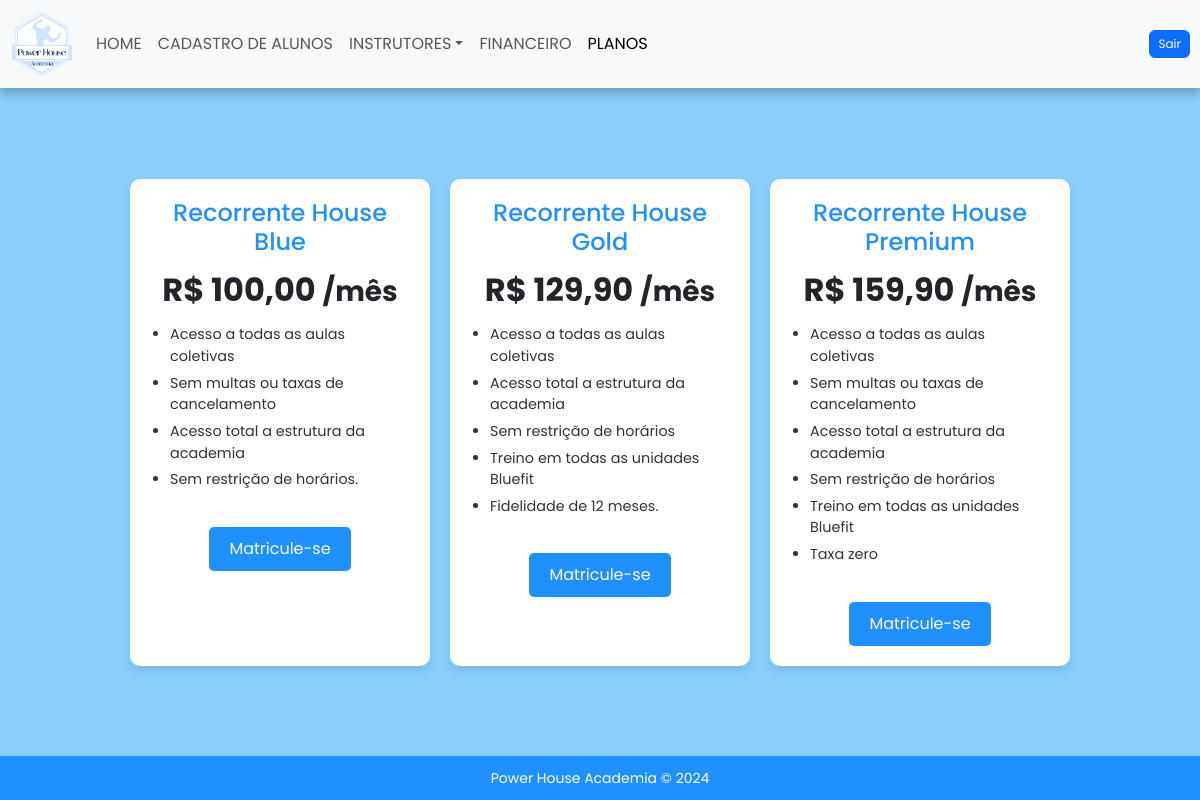
/planos.php, run on the app's committed database.
### tables this page shows
CREATE TABLE Planos (
    id INT AUTO_INCREMENT PRIMARY KEY,
    nome_plano VARCHAR(255) NOT NULL,
    valor_mensal DECIMAL(10,2) NOT NULL,
    duracao VARCHAR(100),
    beneficios TEXT,
    criado_em TIMESTAMP DEFAULT CURRENT_TIMESTAMP
);

### planos.php (the view, shortened to what this page needs)
<?php
require 'conexao.php';
try {
  $sql = $pdo->query("SELECT * FROM planos");
  $planos = $sql->fetchAll(PDO::FETCH_ASSOC);
} catch (PDOException $e) {
  die("Erro ao buscar dados: " . $e->getMessage());
}
?>
<!DOCTYPE html>
<html lang="pt-br">
<head>
  <link href="https://cdn.jsdelivr.net/npm/bootstrap@5.3.3/dist/css/bootstrap.min.css" rel="stylesheet">
</head>
<body>
  <header>
    <nav class="navbar navbar-expand-lg bg-body-tertiary" style="box-shadow: 0px 5px 10px rgba(0, 0, 0, 0.25)">
      <div class="container-fluid">
        <a class="navbar-brand" href="home_admin.php"><img id="imagens" src="imagens/logo.png" width="60"></a>
        <div class="collapse navbar-collapse" id="navbarNav">
          <ul class="navbar-nav">
            <li class="nav-item"><a class="nav-link" href="home_admin.php">HOME</a></li>
            <li class="nav-item"><a class="nav-link" href="cad_aluno.php">CADASTRO DE ALUNOS</a></li>
            <li class="nav-item dropdown">
              <a class="nav-link dropdown-toggle" role="button" data-bs-toggle="dropdown">INSTRUTORES</a>
            </li>
            <li class="nav-item"><a class="nav-link" href="financeiro.php">FINANCEIRO</a></li>
            <li class="nav-item"><a class="nav-link active" href="planos.php">PLANOS</a></li>
          </ul>
        </div>
      </div>
      <div class="sair">
        <button type="button" class="btn btn-primary"
          style="--bs-btn-padding-y: .25rem; --bs-btn-padding-x: .5rem; --bs-btn-font-size: .75rem;"><a href="index.php" style="color: white; text-decoration: none;">Sair</a>
        </button>
      </div>
    </nav>
  </header>
  <main>
    <div class="planos-container">
      <?php if ($planos): ?>
        <?php foreach ($planos as $plan): ?>
          <div class="plano-card">
            <h4><?= $plan['nome_plano']; ?></h4>
            <div class="valor">R$ <?= number_format($plan['valor_mensal'], 2, ',', '.'); ?> <small>/mês</small></div>
            <ul class="beneficios">
              <?php
              $beneficios = explode(',', $plan['beneficios']);
              foreach ($beneficios as $beneficio):
              ?>
                <li><?= trim($beneficio); ?></li>
              <?php endforeach; ?>
            </ul>
            <a href="cad_aluno.php" class="btn">Matricule-se</a>
          </div>
        <?php endforeach; ?>
      <?php else: ?>
        <p>Nenhum plano encontrado.</p>
      <?php endif; ?>
    </div>
  </main>
  <footer>
    <small>Power House Academia &copy; <?= date('Y'); ?></small>
  </footer>
</body>
</html>

### planos.php (style rules this page uses)
* { font-family: "Poppins", sans-serif; }
body { background-color: LightSkyBlue; margin: 0; display: flex; flex-direction: column; min-height: 100vh; }
main { flex: 1; padding: 20px; display: flex; justify-content: center; align-items: center; }
.planos-container { display: flex; flex-wrap: wrap; gap: 20px; justify-content: center; }
.plano-card { background-color: white; border-radius: 10px; box-shadow: 0 4px 8px rgba(0, 0, 0, 0.1); width: 300px; padding: 20px; text-align: center; }
.plano-card h4 { font-size: 1.5rem; color: DodgerBlue; }
.plano-card .valor { font-size: 2rem; font-weight: bold; margin: 10px 0; }
.beneficios { list-style: disc; padding-left: 20px; text-align: left; margin-top: 10px; }
.beneficios li { margin-bottom: 5px; font-size: 0.9rem; color: #333; }
.plano-card .btn { margin-top: 20px; background-color: DodgerBlue; color: white; border: none; padding: 10px 20px; border-radius: 5px; text-decoration: none; }
.sair { margin: 10px; }
footer { background-color: DodgerBlue; color: white; text-align: center; padding: 10px; }

### data on the page
planos: nome_plano "Recorrente House Blue", valor_mensal "100,00", beneficios "Acesso a todas as aulas coletivas", beneficios "Sem multas ou taxas de cancelamento", beneficios "Acesso total a estrutura da academia", beneficios "Sem restrição de horários."
planos: nome_plano "Recorrente House Gold", valor_mensal "129,90", beneficios "Acesso a todas as aulas coletivas", beneficios "Acesso total a estrutura da academia", beneficios "Sem restrição de horários", beneficios "Treino em todas as unidades Bluefit", beneficios "Fidelidade de 12 meses."
planos: nome_plano "Recorrente House Premium", valor_mensal "159,90", beneficios "Acesso a todas as aulas coletivas", beneficios "Sem multas ou taxas de cancelamento", beneficios "Acesso total a estrutura da academia", beneficios "Sem restrição de horários", beneficios "Treino em todas as unidades Bluefit", beneficios "Taxa zero"
